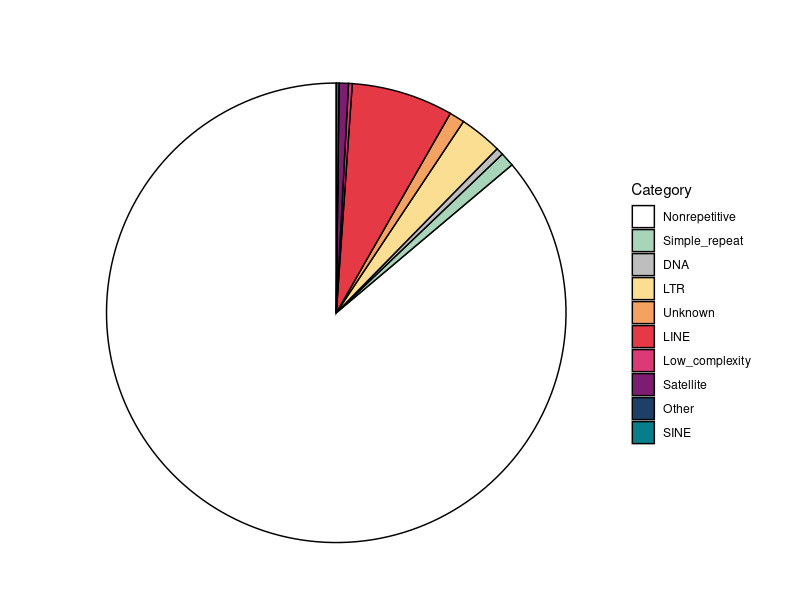
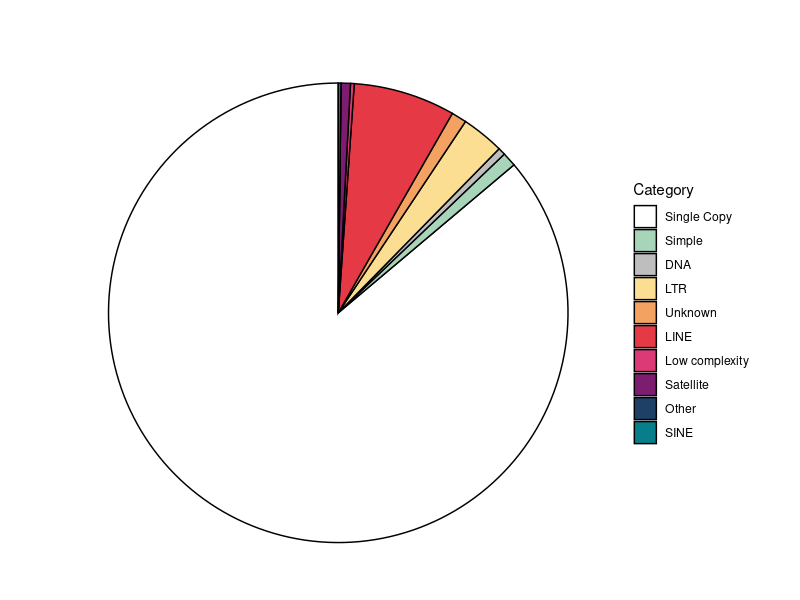
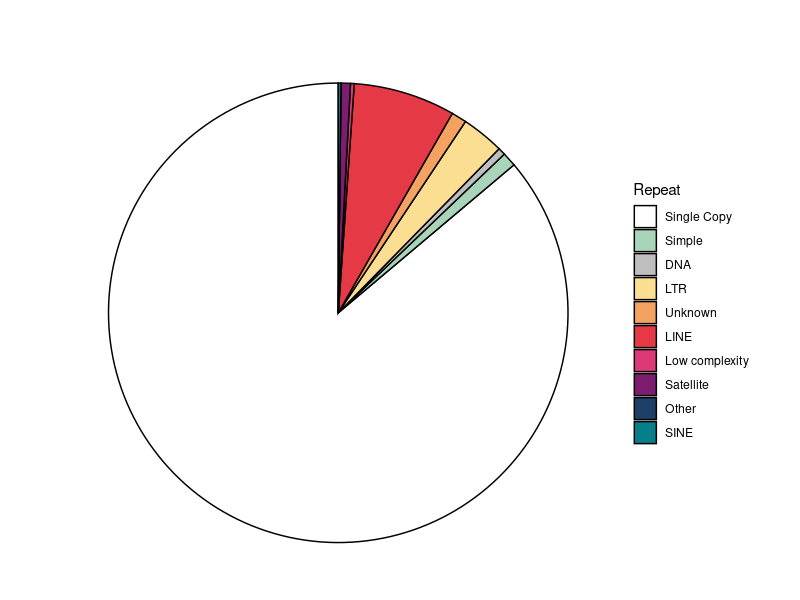

R code for these plots, in order:
# Plotting pie chart of whole genome repeat masking for the reference 

library(ggplot2)



# Updated repeat data including DNA with specified order
repeat_data <- data.frame(
  Category = factor(c("Nonrepetitive", "Simple_repeat", "DNA", "LTR", "Unknown", 
                      "LINE", "Low_complexity", "Satellite", "Other", "SINE"),
                    levels = c("Nonrepetitive", "Simple_repeat", "DNA", "LTR", 
                               "Unknown", "LINE", "Low_complexity", "Satellite", "Other", "SINE")),
  Percentage = c(100 - 13.86, 1.00, 0.52, 3.00, 1.07, 7.16, 0.26, 0.66, 0, 0.19)  # Adjusted values
)



# Define custom colors, adding gray for DNA
custom_colors <- c(
  "Nonrepetitive" = alpha("white", 1),
  "LINE" = alpha("#E63946",1),       # Red
  "Unknown" = alpha("#F4A261", 1),    # Orange
  "LTR" = alpha("#FCDE93", 1),        # Yellow
  "Simple_repeat" = alpha("#A8D5BA", 1),  # More saturated green
  "SINE" = alpha("#087E8B", 1),       # Darker teal green
  "Other" = alpha("#1E3F66", 1),      # Darker blue
  "Satellite" = alpha("#7C1D6F", 1),  # Purple
  "Low_complexity" = alpha("#DC3977", 1), # Pink
  "DNA" = alpha("gray", 1)            # Gray for DNA
)

# Create a pie chart with custom colors
ggplot(repeat_data, aes(x = "", y = Percentage, fill = Category)) +
  geom_bar(width = 1, stat = "identity", color = "black") +
  coord_polar("y") +
  theme_void() +
  labs(title = "") +
  scale_fill_manual(values = custom_colors)




# fix labels to be consistent with manuscript figure 3

# Define display labels
custom_labels <- c(
  "Nonrepetitive" = "Single Copy",
  "Simple_repeat" = "Simple",
  "DNA" = "DNA",
  "LTR" = "LTR",
  "Unknown" = "Unknown",
  "LINE" = "LINE",
  "Low_complexity" = "Low complexity",
  "Satellite" = "Satellite",
  "Other" = "Other",
  "SINE" = "SINE"
)

# Plot with updated legend labels
ggplot(repeat_data, aes(x = "", y = Percentage, fill = Category)) +
  geom_bar(width = 1, stat = "identity", color = "black") +
  coord_polar("y") +
  theme_void() +
  labs(title = "") +
  scale_fill_manual(values = custom_colors, labels = custom_labels)





ggplot(repeat_data, aes(x = "", y = Percentage, fill = Category)) +
  geom_bar(width = 1, stat = "identity", color = "black") +
  coord_polar("y") +
  theme_void() +
  labs(title = "", fill = "Repeat") +  # Legend title updated to "Repeat"
  scale_fill_manual(values = custom_colors, labels = custom_labels)





# trying to add repeat content percentages instead of doing manually


